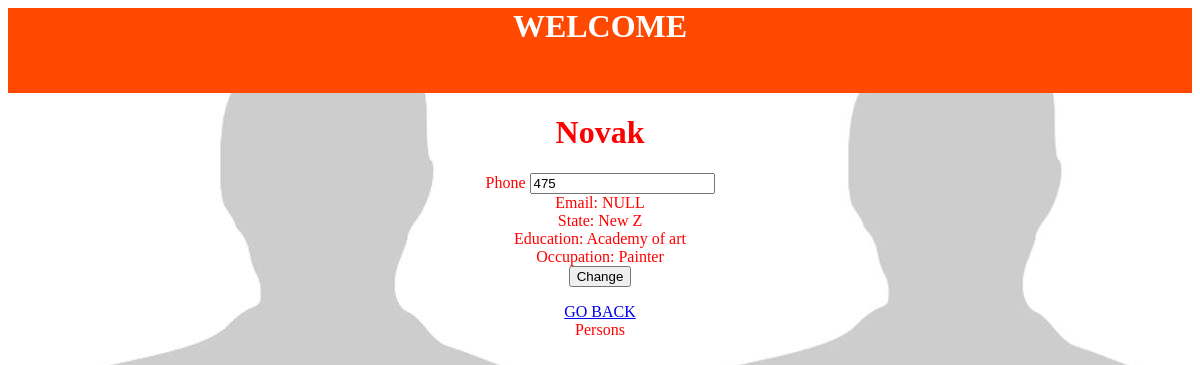
Screenshot of /index.php?op=show&id=183 (signed in) with the database file from the repository.
### tables this page shows
CREATE TABLE `persons` (
  `id` int(11) NOT NULL AUTO_INCREMENT,
  `name` varchar(45) NOT NULL,
  `phone` varchar(45) NOT NULL,
  `email` varchar(45) DEFAULT NULL,
  PRIMARY KEY (`id`)
);

CREATE TABLE `states` (
  `id` int(11) NOT NULL AUTO_INCREMENT,
  `state_name` varchar(45) NOT NULL,
  PRIMARY KEY (`id`)
);

CREATE TABLE `education` (
  `id` int(11) NOT NULL AUTO_INCREMENT,
  `education` varchar(45) NOT NULL,
  PRIMARY KEY (`id`)
);

CREATE TABLE `occupation` (
  `id` int(11) NOT NULL AUTO_INCREMENT,
  `occupation` varchar(45) DEFAULT NULL,
  PRIMARY KEY (`id`)
);

### model/PersonsModel.php (called while the page is built, shortened)
<?php
class PersonsModel {
    public function selectById($id) {
        $dbId = mysqli_real_escape_string(mysqli_connect("localhost", "root", " ","contactsnew"),$id);
         $q= "SELECT * FROM persons
         JOIN states ON persons.id=states.id
         JOIN education ON states.id=education.id
         JOIN occupation ON education.id=occupation.id
		 WHERE persons.id=$dbId";
       $dbres=mysqli_query(mysqli_connect("localhost", "root", " ","contactsnew"),$q);
         $ob=mysqli_fetch_object($dbres);
         return $ob;
       }
}
?>

### view/person.php (the view, shortened to what this page needs)
<!DOCTYPE html>
<html>
    <head>
    </head>
    <body>
        <h1><?php print $person->name; ?></h1>
<form  method="POST" action="">
            <label for="phone">Phone</label>
<input type="text" name="phone" id="phone" value="<?php echo htmlentities($person->phone);?>">
        <br>
            <span class="label">Email:</span>
            <?php print $person->email; ?>
<br>
            <span class="label">State:</span>
            <?php print $person->state_name; ?>
	<br>
            <span class="label">Education:</span>
            <?php print $person->education; ?>
        <br>
            <span class="label">Occupation:</span>
            <?php print $person->occupation; ?>
        <br>
<input type="submit" name="updatePhone" value="Change">
</form>
    </body>
<a href='javascript:self.history.back();'>GO BACK</a>
</html>

### view/person.php (style rules this page uses)
body { background-color: lightblue; color:red; text-align:center; background-image: url("images/p1.jpg"); }

### rows the page displays
persons: name "Novak", phone "475", email "NULL", states.state_name "New Z", education.education "Academy of art", occupation.occupation "Painter"
